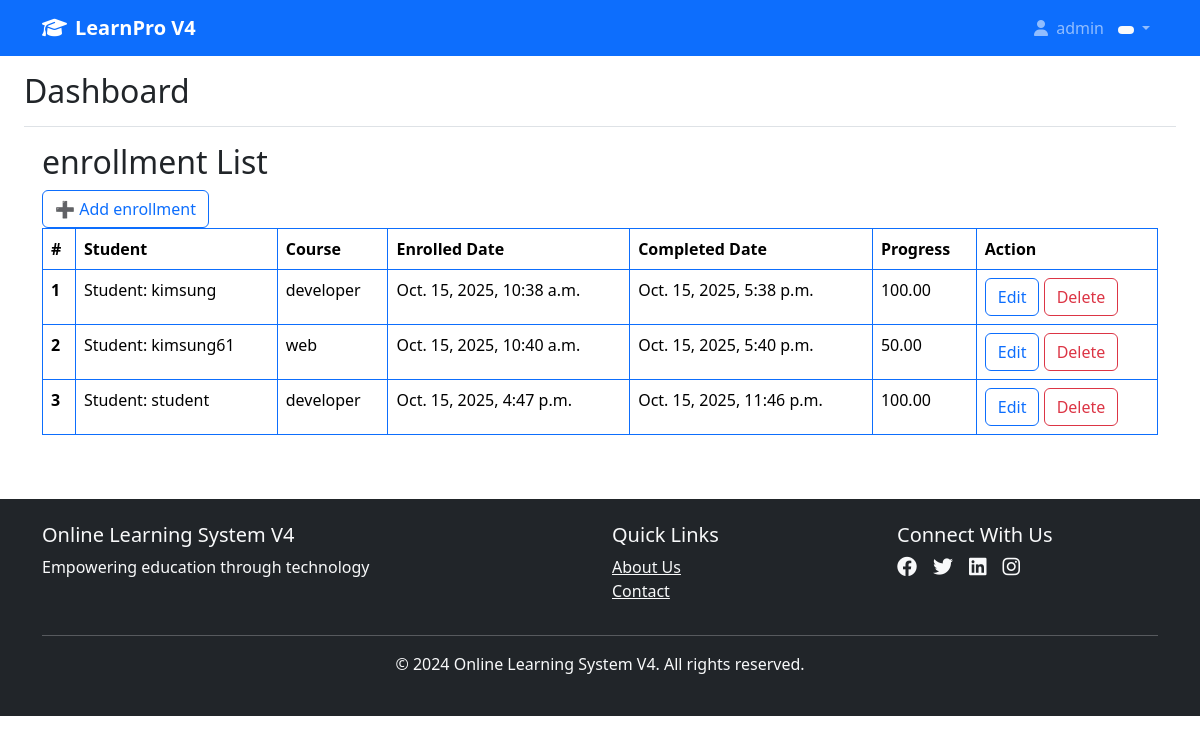
The app's page /enrollments/ (signed in) with its own data.
### users/models.py (models this page shows, shortened)
class User(AbstractUser):
    ROLE_CHOICES = (
        ('student', 'Student'),
        ('instructor', 'Instructor'),
        ('employee', 'Employee'),
    )
    role = models.CharField(max_length=20, choices=ROLE_CHOICES)

class Student(models.Model):
    user = models.OneToOneField(settings.AUTH_USER_MODEL, on_delete=models.CASCADE)
    name = models.CharField(max_length=100, null=True, blank=True)
    phone = models.CharField(max_length=20, null=True, blank=True)
    address = models.TextField(null=True, blank=True)
    date_of_birth = models.DateField(blank=True, null=True)
    bio = models.TextField(blank=True)
    def __str__(self):
        return f"Student: {self.name or self.user.username}"

### course_management/models.py (models this page shows, shortened)
class Enrollments(models.Model):
    student = models.ForeignKey(Student, on_delete=models.CASCADE, related_name='enrollments', null=True)
    course = models.ForeignKey(Course, on_delete=models.CASCADE, related_name='enrollments', null=True)
    enrolled_date = models.DateTimeField(auto_now_add=True, null=True)
    completed_date = models.DateTimeField(blank=True, null=True)
    progress = models.DecimalField(max_digits=5, decimal_places=2, default=0)

class Course(models.Model):
    STATUS_CHOICES = [
        ('draft', 'Draft'),
        ('published', 'Published'),
        ('archived', 'Archived'),
    ]
    instructor = models.ForeignKey(Instructor, on_delete=models.CASCADE, null=True)
    category = models.ForeignKey(Category, on_delete=models.CASCADE, null=True)
    tags = models.ForeignKey(Tag, on_delete=models.CASCADE, null=True)
    title = models.CharField(max_length=200, null=True)
    price = models.DecimalField(max_digits=10, decimal_places=2, default=0.00, null=True)
    status = models.CharField(max_length=20, choices=STATUS_CHOICES, default='draft', null=True)
    published_date = models.DateTimeField(blank=True, null=True)
    start_date = models.DateTimeField(blank=True, null=True)
    end_date = models.DateTimeField(blank=True, null=True)
    duration_hours = models.PositiveIntegerField(default=0, null=True)
    def __str__(self):
        return self.title

### users/decorators.py (the view)
    def wrapper_func(request, *args, **kwargs):
        if 'user_id' in request.session:
            return view_func(request, *args, **kwargs)
        else:
            messages.error(request, "Please login to access this page.")
            return redirect('/login/')  # DIRECT PATH

### course_management/views.py (called while the page is built)
@login_required
def enrollment_list(request):
    enrollments = Enrollments.objects.all()
    return render(request,"enrollments/enrollment_list.html",{"enrollments":enrollments})

### course_management/templates/enrollments/enrollment_list.html (shortened to what this page needs)
{% extends 'base.html' %}
{% block content %}
<!DOCTYPE html>
<html lang="en">
  <head>
    <link
      href="https://cdn.jsdelivr.net/npm/bootstrap@5.3.7/dist/css/bootstrap.min.css"
      rel="stylesheet"
    />
  </head>
  <body>
    <div class="container">
      <h2>enrollment List</h2>
      <a href="{% url 'enrollment_add' %}" class="btn btn-outline-primary">➕ Add enrollment</a>
      <table class="table table-bordered border-primary">
        <thead>
          <tr>
            <th scope="col">#</th>
            <th scope="col">Student</th>
            <th scope="col">Course</th>
            <th scope="col">Enrolled Date</th>
            <th scope="col">Completed Date</th>
            <th scope="col">Progress</th>
            <th scope="col">Action</th>
          </tr>
        </thead>
        <tbody>
          {% for enrollment in enrollments %}
          <tr>
            <th scope="row">{{ forloop.counter }}</th>
            <td>{{ enrollment.student }}</td>
            <td>{{ enrollment.course }}</td>
            <td>{{ enrollment.enrolled_date  }}</td>
            <td>{{ enrollment.completed_date }}</td>
            <td>{{ enrollment.progress}}</td>
            <td>
              <a href="{% url 'enrollment_edit' enrollment.id %} " class="btn btn-outline-primary">Edit</a>
              <a href="{% url 'enrollment_delete' enrollment.id %} " class="btn btn-outline-danger">Delete</a>
            </td>
          </tr>
          {% endfor %}
        </tbody>
      </table>
    </div>
  </body>
</html>
{% endblock %}

### templates/base.html (shortened to what this page needs)
<!DOCTYPE html>
<html lang="en">
<head>
    <link href="https://cdn.jsdelivr.net/npm/bootstrap@5.3.0/dist/css/bootstrap.min.css" rel="stylesheet">
    <link rel="stylesheet" href="https://cdnjs.cloudflare.com/ajax/libs/font-awesome/6.4.0/css/all.min.css">
</head>
<body>
    <nav class="navbar navbar-expand-lg navbar-dark bg-primary">
        <div class="container">
            <a class="navbar-brand" href="{% url 'home' %}">
                <i class="fas fa-graduation-cap me-2"></i>LearnPro V4
            </a>
            <div class="collapse navbar-collapse" id="navbarNav">
                <ul class="navbar-nav">
                    {% if user.is_authenticated %}
                        <li class="nav-item dropdown">
                            <a class="nav-link dropdown-toggle" href="#" id="userDropdown" role="button" data-bs-toggle="dropdown">
                                <i class="fas fa-user me-1"></i>
                                {{ user.get_full_name|default:user.username }}
                                <span class="badge bg-light text-dark role-badge">
                                </span>
                            </a>
                        </li>
                    {% endif %}
                </ul>
            </div>
        </div>
    </nav>
    <div class="container-fluid">
        <div class="row">
            <main class="col-12 px-md-4">
                <div class="d-flex justify-content-between flex-wrap flex-md-nowrap align-items-center pt-3 pb-2 mb-3 border-bottom">
                    <h1 class="h2">{% block page_title %}Dashboard{% endblock %}</h1>
                </div>
                {% block content %}{% endblock %}
            </main>
        </div>
    </div>
    <footer class="bg-dark text-light py-4 mt-5">
        <div class="container">
            <div class="row">
                <div class="col-md-6">
                    <h5>Online Learning System V4</h5>
                    <p>Empowering education through technology</p>
                </div>
                <div class="col-md-3">
                    <h5>Quick Links</h5>
                    <ul class="list-unstyled">
                        <li><a href="#" class="text-light">About Us</a></li>
                        <li><a href="#" class="text-light">Contact</a></li>
                    </ul>
                </div>
                <div class="col-md-3">
                    <h5>Connect With Us</h5>
                    <div class="d-flex">
                        <a href="#" class="text-light me-3"><i class="fab fa-facebook fa-lg"></i></a>
                        <a href="#" class="text-light me-3"><i class="fab fa-twitter fa-lg"></i></a>
                        <a href="#" class="text-light me-3"><i class="fab fa-linkedin fa-lg"></i></a>
                        <a href="#" class="text-light"><i class="fab fa-instagram fa-lg"></i></a>
                    </div>
                </div>
            </div>
            <hr class="bg-light">
            <div class="text-center">
                <p>&copy; 2024 Online Learning System V4. All rights reserved.</p>
            </div>
        </div>
    </footer>
</body>
</html>

### templates/base.html (style rules this page uses)
.navbar-brand { font-weight: bold; }
.role-badge { font-size: 0.8rem; margin-left: 10px; }

### records on screen
User: get_full_name "admin"
Enrollments: student "Student: kimsung", course "developer", enrolled_date "Oct. 15, 2025, 10:38 a.m.", completed_date "Oct. 15, 2025, 5:38 p.m.", progress "100.00"
Enrollments: student "Student: kimsung61", course "web", enrolled_date "Oct. 15, 2025, 10:40 a.m.", completed_date "Oct. 15, 2025, 5:40 p.m.", progress "50.00"
Enrollments: student "Student: student", course "developer", enrolled_date "Oct. 15, 2025, 4:47 p.m.", completed_date "Oct. 15, 2025, 11:46 p.m.", progress "100.00"
